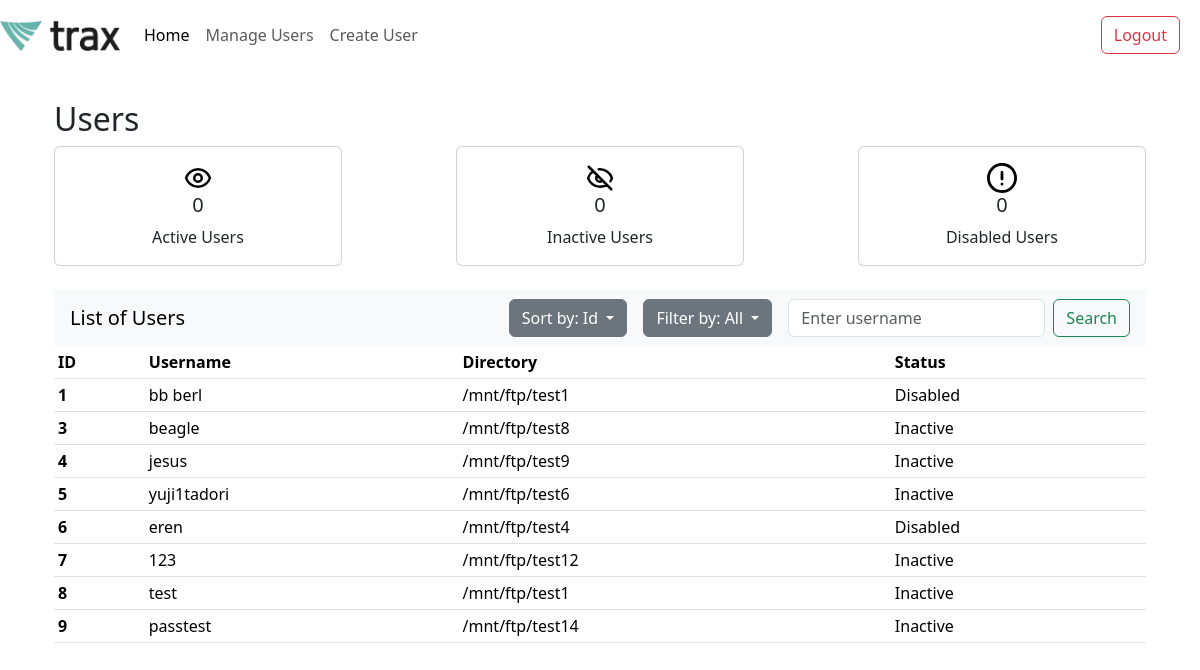
Page /home (signed in) on the earlier database version.
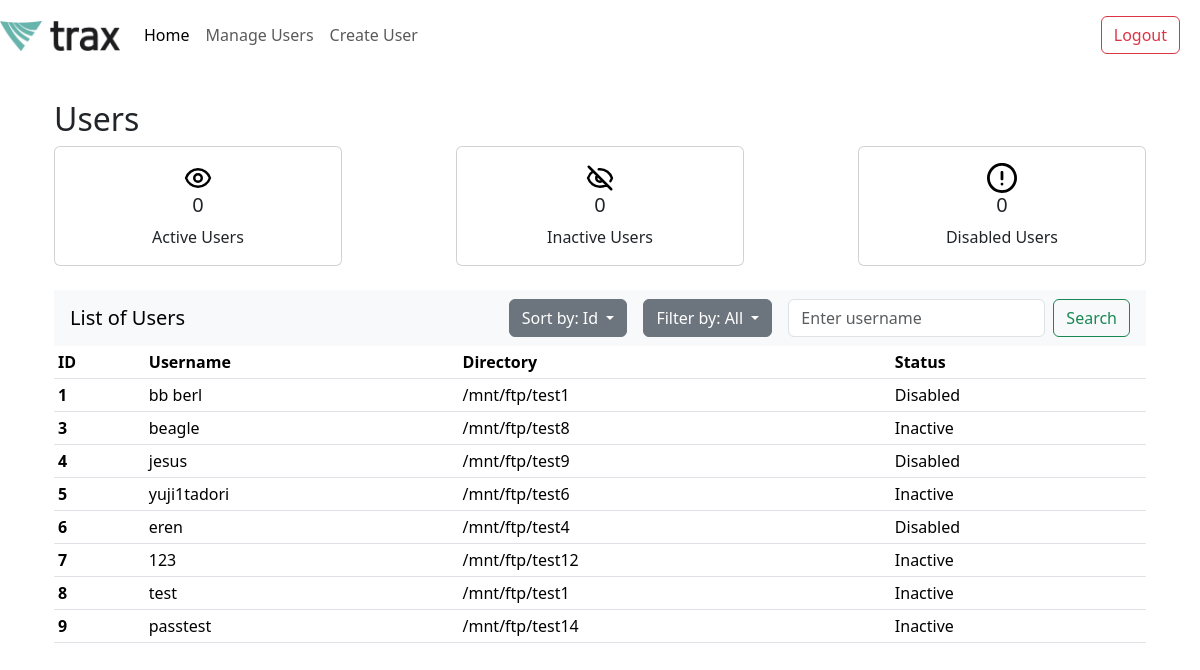
Same page on the later database version.
### app.py (models this page shows)
class User(db.Model):
    id = db.Column(db.Integer, primary_key=True)
    username = db.Column(db.String(80), nullable=False, unique=True)
    password = db.Column(db.String(120), nullable=False)
    directory = db.Column(db.String(120), nullable=False)
    status = db.Column(db.String(10), nullable=False)
    login_count = db.Column(db.Integer, default=0)
    last_login = db.Column(db.DateTime, nullable=True)
    last_modified = db.Column(db.DateTime, default=datetime.utcnow, onupdate=datetime.utcnow)
    bytes_uploaded = db.Column(db.BigInteger, default=0)
    bytes_downloaded = db.Column(db.BigInteger, default=0)
    files_uploaded = db.Column(db.Integer, default=0)
    files_downloaded = db.Column(db.Integer, default=0)
    @property
    def computed_status(self):
        if self.status == 'Disabled':
            return 'Disabled'
        if self.last_login is None:
            return 'Inactive'
        seven_days_ago = func.now() - timedelta(days=7)
        return 'Inactive' if self.last_login < seven_days_ago else 'Active'

### app.py (the view)
@app.route('/home', methods=['GET'])
def home():
    if not session.get("username"):
        return redirect("/login")
    sort_by = request.args.get('sort_by', 'id')
    filter_status = request.args.get('filter_by', 'all')
    search_query = request.args.get('search', '')
    users = get_filtered_sorted_users(sort_by, filter_status, search_query)
    return render_template('home.html', users=users)

### app.py (called while the page is built, shortened)
def get_filtered_sorted_users(sort_by='id', filter_status='all', search_query=''):
    query = User.query
    seven_days_ago = func.now() - timedelta(days=7)
    if filter_status == 'active':
        query = query.filter(
            User.status != 'Disabled',
            User.last_login >= seven_days_ago
        )
    elif filter_status == 'all':
        query = query.filter(User.status.in_(['Active', 'Inactive', 'Disabled']))
    if sort_by == 'username':
        query = query.order_by(User.username)
    elif sort_by == 'id':
        query = query.order_by(User.id)
    elif sort_by == 'directory':
        query = query.order_by(User.directory)
    if search_query:
        query = query.filter(User.username.like(f'%{search_query}%'))  # case insensitive search
    return query.all()

### templates/home.html (shortened to what this page needs)
<!DOCTYPE html>
<html lang="en">
<head>
</head>
<body>
    {% extends "index.html" %}
    {% block content %}
    <div class="container">
        <h2>Users</h2>
        {% include 'card_component.html' %}
        <div class="table-responsive">
            {% include 'user_table.html' %}
        </div>
    </div>
    {% endblock %}

### templates/user_table.html (shortened to what this page needs)
<!DOCTYPE html>
<html lang="en">
<head>
</head>
<body>
    <nav class="navbar navbar-light bg-light justify-content-between mt-4">
        <a class="navbar-brand ms-3">List of Users</a>
        <form class="form-inline d-flex align-items-center" method="GET">
            <div class="dropdown me-3">
                <button class="btn btn-secondary dropdown-toggle" type="button" id="sortDropdown" data-bs-toggle="dropdown" aria-expanded="false">
                    Sort by: {{ request.args.get('sort_by', 'ID') | title }}
                </button>
            </div>
            <div class="dropdown me-3">
                <button class="btn btn-secondary dropdown-toggle" type="button" id="filterDropdown" data-bs-toggle="dropdown" aria-expanded="false">
                    Filter by: {{ request.args.get('filter_by', 'All') | title }}
                </button>
            </div>
            <input class="form-control mr-sm-5" type="search" placeholder="Enter username" aria-label="Search" name="search" value="{{ request.args.get('search', '') }}">
            <button class="btn btn-outline-success ms-2 me-3 my-2 my-sm-0" type="submit">Search</button>
        </form>
    </nav>
    <table class="table table-hover table-sm">
        <thead>
          <tr>
            <th scope="col">ID</th>
            <th scope="col">Username</th>
            <th scope="col">Directory</th>
            <th scope="col">Status</th>
          </tr>
        </thead>
        <tbody>
            {% if users %}
                {% for user in users %}
                <tr onclick=window.location.href="{{ url_for('manage_user', user_id=user.id) }}" style="cursor: pointer;">
                    <th scope="row">{{ user.id }}</th>
                    <td>{{ user.username }}</td>
                    <td>{{ user.directory }}</td>
                    <td>{{ user.computed_status }}</td>
                </tr>
                {% endfor %}
            {% else %}
                <tr>
                    <td colspan="4" class="text-center">No users found</td>
                </tr>
            {% endif %}
        </tbody>
    </table>
</body>
</html>

Differences in the rows shown:
changed User "jesus": computed_status "Inactive" → "Disabled"
